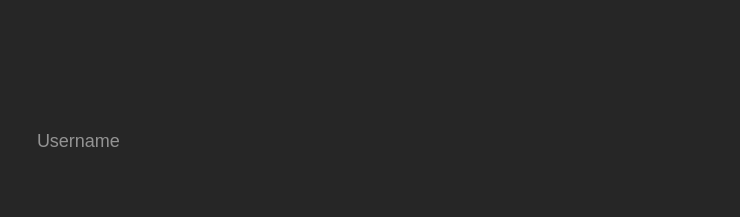
<?xml version="1.0" encoding="UTF-8"?>
<ui version="4.0">
 <class>MainWindow</class>
 <widget class="QMainWindow" name="MainWindow">
  <property name="geometry">
   <rect>
    <x>0</x>
    <y>0</y>
    <width>740</width>
    <height>217</height>
   </rect>
  </property>
  <property name="windowTitle">
   <string>MainWindow</string>
  </property>
  <property name="styleSheet">
   <string notr="true">background-color: rgb(38, 38, 38);</string>
  </property>
  <widget class="QWidget" name="centralwidget">
   <widget class="QPushButton" name="start_button">
    <property name="geometry">
     <rect>
      <x>80</x>
      <y>170</y>
      <width>276</width>
      <height>40</height>
     </rect>
    </property>
    <property name="styleSheet">
     <string notr="true">QPushButton {
background: transparent;
border: none;
}</string>
    </property>
    <property name="text">
     <string/>
    </property>
    <property name="icon">
     <iconset>
      <normaloff>assets/start_button.png</normaloff>assets/start_button.png</iconset>
    </property>
    <property name="iconSize">
     <size>
      <width>276</width>
      <height>40</height>
     </size>
    </property>
   </widget>
   <widget class="QPushButton" name="mc_folder">
    <property name="geometry">
     <rect>
      <x>30</x>
      <y>170</y>
      <width>40</width>
      <height>40</height>
     </rect>
    </property>
    <property name="styleSheet">
     <string notr="true">QPushButton {
background: transparent;
border: none;
}</string>
    </property>
    <property name="text">
     <string/>
    </property>
    <property name="icon">
     <iconset>
      <normaloff>assets/mc_folder.png</normaloff>assets/mc_folder.png</iconset>
    </property>
    <property name="iconSize">
     <size>
      <width>40</width>
      <height>40</height>
     </size>
    </property>
   </widget>
   <widget class="QLineEdit" name="username">
    <property name="geometry">
     <rect>
      <x>35</x>
      <y>120</y>
      <width>321</width>
      <height>40</height>
     </rect>
    </property>
    <property name="whatsThis">
     <string/>
    </property>
    <property name="styleSheet">
     <string notr="true">QLineEdit {
background: transparent;
border: none;
color: white;
font-size: 18px;
}
</string>
    </property>
    <property name="placeholderText">
     <string>Username</string>
    </property>
   </widget>
   <widget class="QLabel" name="logo">
    <property name="geometry">
     <rect>
      <x>29</x>
      <y>10</y>
      <width>681</width>
      <height>94</height>
     </rect>
    </property>
    <property name="text">
     <string/>
    </property>
    <property name="pixmap">
     <pixmap>assets/logo.png</pixmap>
    </property>
   </widget>
   <widget class="QComboBox" name="version_select">
    <property name="geometry">
     <rect>
      <x>390</x>
      <y>120</y>
      <width>325</width>
      <height>40</height>
     </rect>
    </property>
    <property name="styleSheet">
     <string notr="true">
            QComboBox {
                background: transparent;
                border: none;
                color: white;
                font-size: 18px;
                qproperty-alignment: 'AlignCenter';
            }
            QComboBox::drop-down {
                background: transparent;
                border: none;
            }
            QComboBox QAbstractItemView {
                background: white; 
                border: none;
            }</string>
    </property>
    <property name="currentText">
     <string/>
    </property>
   </widget>
   <widget class="QLabel" name="usernameBack">
    <property name="geometry">
     <rect>
      <x>30</x>
      <y>120</y>
      <width>325</width>
      <height>40</height>
     </rect>
    </property>
    <property name="text">
     <string/>
    </property>
    <property name="pixmap">
     <pixmap>assets/what_name_is_it.png</pixmap>
    </property>
   </widget>
   <widget class="QLabel" name="version_selectBack">
    <property name="geometry">
     <rect>
      <x>390</x>
      <y>120</y>
      <width>325</width>
      <height>40</height>
     </rect>
    </property>
    <property name="text">
     <string/>
    </property>
    <property name="pixmap">
     <pixmap>assets/what_name_is_it.png</pixmap>
    </property>
   </widget>
   <widget class="QComboBox" name="loader_select">
    <property name="geometry">
     <rect>
      <x>390</x>
      <y>170</y>
      <width>321</width>
      <height>41</height>
     </rect>
    </property>
    <property name="styleSheet">
     <string notr="true">
            QComboBox {
                background: transparent;
                border: none;
                color: white;
                font-size: 18px;
                qproperty-alignment: 'AlignCenter';
            }
            QComboBox::drop-down {
                background: transparent;
                border: none;
            }
            QComboBox QAbstractItemView {
                background: white; 
                border: none;
            }</string>
    </property>
    <property name="currentText">
     <string/>
    </property>
   </widget>
   <widget class="QLabel" name="loader_selectBack">
    <property name="geometry">
     <rect>
      <x>390</x>
      <y>170</y>
      <width>325</width>
      <height>40</height>
     </rect>
    </property>
    <property name="text">
     <string/>
    </property>
    <property name="pixmap">
     <pixmap>assets/what_name_is_it.png</pixmap>
    </property>
   </widget>
   <zorder>loader_selectBack</zorder>
   <zorder>usernameBack</zorder>
   <zorder>version_selectBack</zorder>
   <zorder>start_button</zorder>
   <zorder>mc_folder</zorder>
   <zorder>username</zorder>
   <zorder>logo</zorder>
   <zorder>version_select</zorder>
   <zorder>loader_select</zorder>
  </widget>
 </widget>
 <resources>
  <include location="assets/placeholder.qrc"/>
 </resources>
 <connections/>
</ui>
